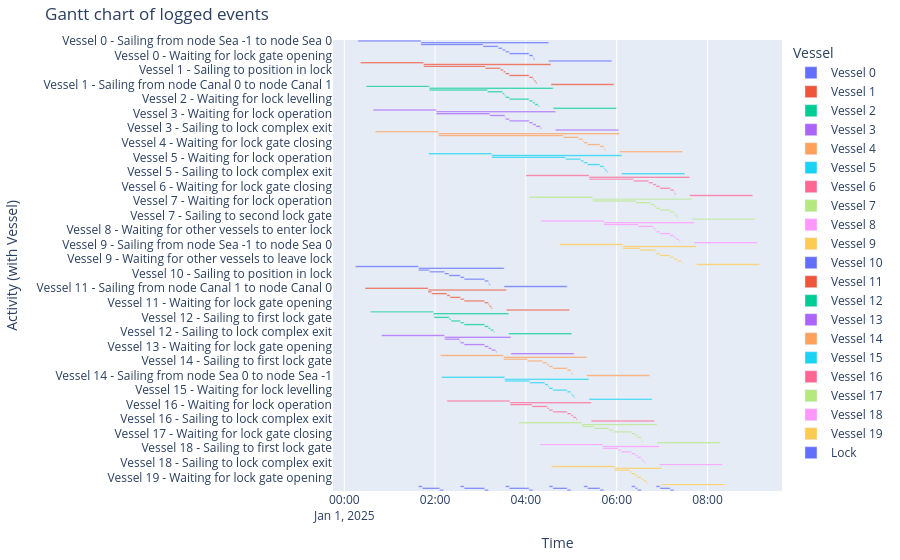

Write notebook code for a chart like this one.
### Markdown cell above
#### Gantt chart of event table

### Code cell
df_eventtable = logbook2eventtable([*vessels, lock_chamber])
fig = generate_vessel_gantt_chart(df_eventtable)

### Figure 1 — Plotly figure (JSON) as saved in the notebook; plotly's stock layout.template omitted (floating-point values rounded to 4 significant figures)
{"data": [{"base": ["2025-01-01T00:17:55.000000", "2025-01-01T01:41:15.000000", "2025-01-01T01:41:15.000000", "2025-01-01T03:03:18.000000", "2025-01-01T03:23:18.000000", "2025-01-01T03:28:58.000000", "2025-01-01T03:33:06.000000", "2025-01-01T03:38:06.000000", "2025-01-01T04:04:16.000000", "2025-01-01T04:09:16.000000", "2025-01-01T04:10:05.000000", "2025-01-01T04:30:05.000000"], "hovertemplate": "object name=Vessel 0<br>start time=%{base}<br>stop time=%{x}<br>activity label=%{y}<extra></extra>", "legendgroup": "Vessel 0", "marker": {"color": "#636efa", "pattern": {"shape": ""}}, "name": "Vessel 0", "orientation": "h", "showlegend": true, "textposition": "auto", "type": "bar", "x": [5000000, 10130000, 4923000, 1200000, 340000, 248000, 300000, 1570000, 300000, 49000, 92000, 5000000], "xaxis": "x", "y": ["Vessel 0 - Sailing from node Sea -1 to node Sea 0", "Vessel 0 - Sailing from node Sea 0 to node Canal 0", "Vessel 0 - Waiting for lock operation", "Vessel 0 - Sailing to first lock gate", "Vessel 0 - Sailing to position in lock", "Vessel 0 - Waiting for other vessels to enter lock", "Vessel 0 - Waiting for lock gate closing", "Vessel 0 - Waiting for lock levelling", "Vessel 0 - Waiting for lock gate opening", "Vessel 0 - Sailing to second lock gate", "Vessel 0 - Sailing to lock complex exit", "Vessel 0 - Sailing from node Canal 0 to node Canal 1"], "yaxis": "y"}, {"base": ["2025-01-01T00:21:25.000000", "2025-01-01T01:44:45.000000", "2025-01-01T01:44:45.000000", "2025-01-01T03:06:18.000000", "2025-01-01T03:26:18.000000", "2025-01-01T03:30:21.000000", "2025-01-01T03:33:06.000000", "2025-01-01T03:38:06.000000", "2025-01-01T04:04:16.000000", "2025-01-01T04:09:16.000000", "2025-01-01T04:10:39.000000", "2025-01-01T04:13:05.000000", "2025-01-01T04:33:05.000000"], "hovertemplate": "object name=Vessel 1<br>start time=%{base}<br>stop time=%{x}<br>activity label=%{y}<extra></extra>", "legendgroup": "Vessel 1", "marker": {"color": "#EF553B", "pattern": {"shape": ""}}, "name": "Vessel 1", "orientation": "h", "showlegend": true, "textposition": "auto", "type": "bar", "x": [5000000, 10100000, 4893000, 1200000, 243000, 165000, 300000, 1570000, 300000, 83000, 146000, 92000, 5000000], "xaxis": "x", "y": ["Vessel 1 - Sailing from node Sea -1 to node Sea 0", "Vessel 1 - Sailing from node Sea 0 to node Canal 0", "Vessel 1 - Waiting for lock operation", "Vessel 1 - Sailing to first lock gate", "Vessel 1 - Sailing to position in lock", "Vessel 1 - Waiting for other vessels to enter lock", "Vessel 1 - Waiting for lock gate closing", "Vessel 1 - Waiting for lock levelling", "Vessel 1 - Waiting for lock gate opening", "Vessel 1 - Waiting for other vessels to leave lock", "Vessel 1 - Sailing to second lock gate", "Vessel 1 - Sailing to lock complex exit", "Vessel 1 - Sailing from node Canal 0 to node Canal 1"], "yaxis": "y"}, {"base": ["2025-01-01T00:28:58.000000", "2025-01-01T01:52:18.000000", "2025-01-01T01:52:18.000000", "2025-01-01T03:09:18.000000", "2025-01-01T03:29:18.000000", "2025-01-01T03:31:43.000000", "2025-01-01T03:33:06.000000", "2025-01-01T03:38:06.000000", "2025-01-01T04:04:16.000000", "2025-01-01T04:09:16.000000", "2025-01-01T04:12:02.000000", "2025-01-01T04:16:05.000000", "2025-01-01T04:36:05.000000"], "hovertemplate": "object name=Vessel 2<br>start time=%{base}<br>stop time=%{x}<br>activity label=%{y}<extra></extra>", "legendgroup": "Vessel 2", "marker": {"color": "#00cc96", "pattern": {"shape": ""}}, "name": "Vessel 2", "orientation": "h", "showlegend": true, "textposition": "auto", "type": "bar", "x": [5000000, 9827000, 4620000, 1200000, 145000, 83000, 300000, 1570000, 300000, 166000, 243000, 92000, 5000000], "xaxis": "x", "y": ["Vessel 2 - Sailing from node Sea -1 to node Sea 0", "Vessel 2 - Sailing from node Sea 0 to node Canal 0", "Vessel 2 - Waiting for lock operation", "Vessel 2 - Sailing to first lock gate", "Vessel 2 - Sailing to position in lock", "Vessel 2 - Waiting for other vessels to enter lock", "Vessel 2 - Waiting for lock gate closing", "Vessel 2 - Waiting for lock levelling", "Vessel 2 - Waiting for lock gate opening", "Vessel 2 - Waiting for other vessels to leave lock", "Vessel 2 - Sailing to second lock gate", "Vessel 2 - Sailing to lock complex exit", "Vessel 2 - Sailing from node Canal 0 to node Canal 1"], "yaxis": "y"}, {"base": ["2025-01-01T00:38:13.000000", "2025-01-01T02:01:33.000000", "2025-01-01T02:01:33.000000", "2025-01-01T03:12:18.000000", "2025-01-01T03:32:18.000000", "2025-01-01T03:33:06.000000", "2025-01-01T03:38:06.000000", "2025-01-01T04:04:16.000000", "2025-01-01T04:09:16.000000", "2025-01-01T04:13:25.000000", "2025-01-01T04:19:05.000000", "2025-01-01T04:39:05.000000"], "hovertemplate": "object name=Vessel 3<br>start time=%{base}<br>stop time=%{x}<br>activity label=%{y}<extra></extra>", "legendgroup": "Vessel 3", "marker": {"color": "#ab63fa", "pattern": {"shape": ""}}, "name": "Vessel 3", "orientation": "h", "showlegend": true, "textposition": "auto", "type": "bar", "x": [5000000, 9452000, 4245000, 1200000, 48000, 300000, 1570000, 300000, 249000, 340000, 92000, 5000000], "xaxis": "x", "y": ["Vessel 3 - Sailing from node Sea -1 to node Sea 0", "Vessel 3 - Sailing from node Sea 0 to node Canal 0", "Vessel 3 - Waiting for lock operation", "Vessel 3 - Sailing to first lock gate", "Vessel 3 - Sailing to position in lock", "Vessel 3 - Waiting for lock gate closing", "Vessel 3 - Waiting for lock levelling", "Vessel 3 - Waiting for lock gate opening", "Vessel 3 - Waiting for other vessels to leave lock", "Vessel 3 - Sailing to second lock gate", "Vessel 3 - Sailing to lock complex exit", "Vessel 3 - Sailing from node Canal 0 to node Canal 1"], "yaxis": "y"}, {"base": ["2025-01-01T00:40:58.000000", "2025-01-01T02:04:18.000000", "2025-01-01T02:04:18.000000", "2025-01-01T04:49:29.000000", "2025-01-01T05:09:29.000000", "2025-01-01T05:15:09.000000", "2025-01-01T05:16:32.000000", "2025-01-01T05:21:32.000000", "2025-01-01T05:37:52.000000", "2025-01-01T05:42:52.000000", "2025-01-01T05:43:41.000000", "2025-01-01T06:03:41.000000"], "hovertemplate": "object name=Vessel 4<br>start time=%{base}<br>stop time=%{x}<br>activity label=%{y}<extra></extra>", "legendgroup": "Vessel 4", "marker": {"color": "#FFA15A", "pattern": {"shape": ""}}, "name": "Vessel 4", "orientation": "h", "showlegend": true, "textposition": "auto", "type": "bar", "x": [5000000, 14363000, 9911000, 1200000, 340000, 83000, 300000, 980000, 300000, 49000, 92000, 5000000], "xaxis": "x", "y": ["Vessel 4 - Sailing from node Sea -1 to node Sea 0", "Vessel 4 - Sailing from node Sea 0 to node Canal 0", "Vessel 4 - Waiting for lock operation", "Vessel 4 - Sailing to first lock gate", "Vessel 4 - Sailing to position in lock", "Vessel 4 - Waiting for other vessels to enter lock", "Vessel 4 - Waiting for lock gate closing", "Vessel 4 - Waiting for lock levelling", "Vessel 4 - Waiting for lock gate opening", "Vessel 4 - Sailing to second lock gate", "Vessel 4 - Sailing to lock complex exit", "Vessel 4 - Sailing from node Canal 0 to node Canal 1"], "yaxis": "y"}, {"base": ["2025-01-01T01:51:31.000000", "2025-01-01T03:14:51.000000", "2025-01-01T03:14:51.000000", "2025-01-01T04:52:29.000000", "2025-01-01T05:12:29.000000", "2025-01-01T05:16:32.000000", "2025-01-01T05:21:32.000000", "2025-01-01T05:37:52.000000", "2025-01-01T05:42:52.000000", "2025-01-01T05:44:15.000000", "2025-01-01T05:46:41.000000", "2025-01-01T06:06:41.000000"], "hovertemplate": "object name=Vessel 5<br>start time=%{base}<br>stop time=%{x}<br>activity label=%{y}<extra></extra>", "legendgroup": "Vessel 5", "marker": {"color": "#19d3f3", "pattern": {"shape": ""}}, "name": "Vessel 5", "orientation": "h", "showlegend": true, "textposition": "auto", "type": "bar", "x": [5000000, 10310000, 5858000, 1200000, 243000, 300000, 980000, 300000, 83000, 146000, 92000, 5000000], "xaxis": "x", "y": ["Vessel 5 - Sailing from node Sea -1 to node Sea 0", "Vessel 5 - Sailing from node Sea 0 to node Canal 0", "Vessel 5 - Waiting for lock operation", "Vessel 5 - Sailing to first lock gate", "Vessel 5 - Sailing to position in lock", "Vessel 5 - Waiting for lock gate closing", "Vessel 5 - Waiting for lock levelling", "Vessel 5 - Waiting for lock gate opening", "Vessel 5 - Waiting for other vessels to leave lock", "Vessel 5 - Sailing to second lock gate", "Vessel 5 - Sailing to lock complex exit", "Vessel 5 - Sailing from node Canal 0 to node Canal 1"], "yaxis": "y"}, {"base": ["2025-01-01T04:00:10.000000", "2025-01-01T05:23:30.000000", "2025-01-01T05:23:30.000000", "2025-01-01T06:22:21.000000", "2025-01-01T06:42:21.000000", "2025-01-01T06:48:01.000000", "2025-01-01T06:52:10.000000", "2025-01-01T06:57:10.000000", "2025-01-01T07:10:40.000000", "2025-01-01T07:15:40.000000", "2025-01-01T07:16:28.000000", "2025-01-01T07:36:28.000000"], "hovertemplate": "object name=Vessel 6<br>start time=%{base}<br>stop time=%{x}<br>activity label=%{y}<extra></extra>", "legendgroup": "Vessel 6", "marker": {"color": "#FF6692", "pattern": {"shape": ""}}, "name": "Vessel 6", "orientation": "h", "showlegend": true, "textposition": "auto", "type": "bar", "x": [5000000, 7978000, 3531000, 1200000, 340000, 249000, 300000, 810000, 300000, 48000, 93000, 5000000], "xaxis": "x", "y": ["Vessel 6 - Sailing from node Sea -1 to node Sea 0", "Vessel 6 - Sailing from node Sea 0 to node Canal 0", "Vessel 6 - Waiting for lock operation", "Vessel 6 - Sailing to first lock gate", "Vessel 6 - Sailing to position in lock", "Vessel 6 - Waiting for other vessels to enter lock", "Vessel 6 - Waiting for lock gate closing", "Vessel 6 - Waiting for lock levelling", "Vessel 6 - Waiting for lock gate opening", "Vessel 6 - Sailing to second lock gate", "Vessel 6 - Sailing to lock complex exit", "Vessel 6 - Sailing from node Canal 0 to node Canal 1"], "yaxis": "y"}, {"base": ["2025-01-01T04:04:49.000000", "2025-01-01T05:28:09.000000", "2025-01-01T05:28:09.000000", "2025-01-01T06:25:21.000000", "2025-01-01T06:45:21.000000", "2025-01-01T06:49:24.000000", "2025-01-01T06:52:10.000000", "2025-01-01T06:57:10.000000", "2025-01-01T07:10:40.000000", "2025-01-01T07:15:40.000000", "2025-01-01T07:17:03.000000", "2025-01-01T07:19:28.000000", "2025-01-01T07:39:28.000000"], "hovertemplate": "object name=Vessel 7<br>start time=%{base}<br>stop time=%{x}<br>activity label=%{y}<extra></extra>", "legendgroup": "Vessel 7", "marker": {"color": "#B6E880", "pattern": {"shape": ""}}, "name": "Vessel 7", "orientation": "h", "showlegend": true, "textposition": "auto", "type": "bar", "x": [5000000, 7879000, 3432000, 1200000, 243000, 166000, 300000, 810000, 300000, 83000, 145000, 93000, 5000000], "xaxis": "x", "y": ["Vessel 7 - Sailing from node Sea -1 to node Sea 0", "Vessel 7 - Sailing from node Sea 0 to node Canal 0", "Vessel 7 - Waiting for lock operation", "Vessel 7 - Sailing to first lock gate", "Vessel 7 - Sailing to position in lock", "Vessel 7 - Waiting for other vessels to enter lock", "Vessel 7 - Waiting for lock gate closing", "Vessel 7 - Waiting for lock levelling", "Vessel 7 - Waiting for lock gate opening", "Vessel 7 - Waiting for other vessels to leave lock", "Vessel 7 - Sailing to second lock gate", "Vessel 7 - Sailing to lock complex exit", "Vessel 7 - Sailing from node Canal 0 to node Canal 1"], "yaxis": "y"}, {"base": ["2025-01-01T04:19:44.000000", "2025-01-01T05:43:04.000000", "2025-01-01T05:43:04.000000", "2025-01-01T06:28:21.000000", "2025-01-01T06:48:21.000000", "2025-01-01T06:50:47.000000", "2025-01-01T06:52:10.000000", "2025-01-01T06:57:10.000000", "2025-01-01T07:10:40.000000", "2025-01-01T07:15:40.000000", "2025-01-01T07:18:25.000000", "2025-01-01T07:22:28.000000", "2025-01-01T07:42:28.000000"], "hovertemplate": "object name=Vessel 8<br>start time=%{base}<br>stop time=%{x}<br>activity label=%{y}<extra></extra>", "legendgroup": "Vessel 8", "marker": {"color": "#FF97FF", "pattern": {"shape": ""}}, "name": "Vessel 8", "orientation": "h", "showlegend": true, "textposition": "auto", "type": "bar", "x": [5000000, 7164000, 2717000, 1200000, 146000, 83000, 300000, 810000, 300000, 165000, 243000, 93000, 5000000], "xaxis": "x", "y": ["Vessel 8 - Sailing from node Sea -1 to node Sea 0", "Vessel 8 - Sailing from node Sea 0 to node Canal 0", "Vessel 8 - Waiting for lock operation", "Vessel 8 - Sailing to first lock gate", "Vessel 8 - Sailing to position in lock", "Vessel 8 - Waiting for other vessels to enter lock", "Vessel 8 - Waiting for lock gate closing", "Vessel 8 - Waiting for lock levelling", "Vessel 8 - Waiting for lock gate opening", "Vessel 8 - Waiting for other vessels to leave lock", "Vessel 8 - Sailing to second lock gate", "Vessel 8 - Sailing to lock complex exit", "Vessel 8 - Sailing from node Canal 0 to node Canal 1"], "yaxis": "y"}, {"base": ["2025-01-01T04:44:32.000000", "2025-01-01T06:07:52.000000", "2025-01-01T06:07:52.000000", "2025-01-01T06:31:21.000000", "2025-01-01T06:51:21.000000", "2025-01-01T06:52:10.000000", "2025-01-01T06:57:10.000000", "2025-01-01T07:10:40.000000", "2025-01-01T07:15:40.000000", "2025-01-01T07:19:48.000000", "2025-01-01T07:25:28.000000", "2025-01-01T07:45:28.000000"], "hovertemplate": "object name=Vessel 9<br>start time=%{base}<br>stop time=%{x}<br>activity label=%{y}<extra></extra>", "legendgroup": "Vessel 9", "marker": {"color": "#FECB52", "pattern": {"shape": ""}}, "name": "Vessel 9", "orientation": "h", "showlegend": true, "textposition": "auto", "type": "bar", "x": [5000000, 5856000, 1409000, 1200000, 49000, 300000, 810000, 300000, 248000, 340000, 93000, 5000000], "xaxis": "x", "y": ["Vessel 9 - Sailing from node Sea -1 to node Sea 0", "Vessel 9 - Sailing from node Sea 0 to node Canal 0", "Vessel 9 - Waiting for lock operation", "Vessel 9 - Sailing to first lock gate", "Vessel 9 - Sailing to position in lock", "Vessel 9 - Waiting for lock gate closing", "Vessel 9 - Waiting for lock levelling", "Vessel 9 - Waiting for lock gate opening", "Vessel 9 - Waiting for other vessels to leave lock", "Vessel 9 - Sailing to second lock gate", "Vessel 9 - Sailing to lock complex exit", "Vessel 9 - Sailing from node Canal 0 to node Canal 1"], "yaxis": "y"}, {"base": ["2025-01-01T00:14:44.000000", "2025-01-01T01:38:04.000000", "2025-01-01T01:38:04.000000", "2025-01-01T01:52:37.000000", "2025-01-01T02:12:37.000000", "2025-01-01T02:18:17.000000", "2025-01-01T02:33:24.000000", "2025-01-01T02:38:24.000000", "2025-01-01T03:05:24.000000", "2025-01-01T03:10:24.000000", "2025-01-01T03:11:13.000000", "2025-01-01T03:31:13.000000"], "hovertemplate": "object name=Vessel 10<br>start time=%{base}<br>stop time=%{x}<br>activity label=%{y}<extra></extra>", "legendgroup": "Vessel 10", "marker": {"color": "#636efa", "pattern": {"shape": ""}}, "name": "Vessel 10", "orientation": "h", "showlegend": true, "textposition": "auto", "type": "bar", "x": [5000000, 6789000, 873000, 1200000, 340000, 907000, 300000, 1620000, 300000, 49000, 92000, 5000000], "xaxis": "x", "y": ["Vessel 10 - Sailing from node Canal 1 to node Canal 0", "Vessel 10 - Sailing from node Canal 0 to node Sea 0", "Vessel 10 - Waiting for lock operation", "Vessel 10 - Sailing to first lock gate", "Vessel 10 - Sailing to position in lock", "Vessel 10 - Waiting for other vessels to enter lock", "Vessel 10 - Waiting for lock gate closing", "Vessel 10 - Waiting for lock levelling", "Vessel 10 - Waiting for lock gate opening", "Vessel 10 - Sailing to second lock gate", "Vessel 10 - Sailing to lock complex exit", "Vessel 10 - Sailing from node Sea 0 to node Sea -1"], "yaxis": "y"}, {"base": ["2025-01-01T00:27:21.000000", "2025-01-01T01:50:41.000000", "2025-01-01T01:50:41.000000", "2025-01-01T01:55:37.000000", "2025-01-01T02:15:37.000000", "2025-01-01T02:19:40.000000", "2025-01-01T02:33:24.000000", "2025-01-01T02:38:24.000000", "2025-01-01T03:05:24.000000", "2025-01-01T03:10:24.000000", "2025-01-01T03:11:47.000000", "2025-01-01T03:14:13.000000", "2025-01-01T03:34:13.000000"], "hovertemplate": "object name=Vessel 11<br>start time=%{base}<br>stop time=%{x}<br>activity label=%{y}<extra></extra>", "legendgroup": "Vessel 11", "marker": {"color": "#EF553B", "pattern": {"shape": ""}}, "name": "Vessel 11", "orientation": "h", "showlegend": true, "textposition": "auto", "type": "bar", "x": [5000000, 6212000, 296000, 1200000, 243000, 824000, 300000, 1620000, 300000, 83000, 146000, 92000, 5000000], "xaxis": "x", "y": ["Vessel 11 - Sailing from node Canal 1 to node Canal 0", "Vessel 11 - Sailing from node Canal 0 to node Sea 0", "Vessel 11 - Waiting for lock operation", "Vessel 11 - Sailing to first lock gate", "Vessel 11 - Sailing to position in lock", "Vessel 11 - Waiting for other vessels to enter lock", "Vessel 11 - Waiting for lock gate closing", "Vessel 11 - Waiting for lock levelling", "Vessel 11 - Waiting for lock gate opening", "Vessel 11 - Waiting for other vessels to leave lock", "Vessel 11 - Sailing to second lock gate", "Vessel 11 - Sailing to lock complex exit", "Vessel 11 - Sailing from node Sea 0 to node Sea -1"], "yaxis": "y"}, {"base": ["2025-01-01T00:34:27.000000", "2025-01-01T01:57:47.000000", "2025-01-01T01:57:47.000000", "2025-01-01T01:58:37.000000", "2025-01-01T02:18:37.000000", "2025-01-01T02:21:03.000000", "2025-01-01T02:33:24.000000", "2025-01-01T02:38:24.000000", "2025-01-01T03:05:24.000000", "2025-01-01T03:10:24.000000", "2025-01-01T03:13:10.000000", "2025-01-01T03:17:13.000000", "2025-01-01T03:37:13.000000"], "hovertemplate": "object name=Vessel 12<br>start time=%{base}<br>stop time=%{x}<br>activity label=%{y}<extra></extra>", "legendgroup": "Vessel 12", "marker": {"color": "#00cc96", "pattern": {"shape": ""}}, "name": "Vessel 12", "orientation": "h", "showlegend": true, "textposition": "auto", "type": "bar", "x": [5000000, 5966000, 50000, 1200000, 146000, 741000, 300000, 1620000, 300000, 166000, 243000, 92000, 5000000], "xaxis": "x", "y": ["Vessel 12 - Sailing from node Canal 1 to node Canal 0", "Vessel 12 - Sailing from node Canal 0 to node Sea 0", "Vessel 12 - Waiting for lock operation", "Vessel 12 - Sailing to first lock gate", "Vessel 12 - Sailing to position in lock", "Vessel 12 - Waiting for other vessels to enter lock", "Vessel 12 - Waiting for lock gate closing", "Vessel 12 - Waiting for lock levelling", "Vessel 12 - Waiting for lock gate opening", "Vessel 12 - Waiting for other vessels to leave lock", "Vessel 12 - Sailing to second lock gate", "Vessel 12 - Sailing to lock complex exit", "Vessel 12 - Sailing from node Sea 0 to node Sea -1"], "yaxis": "y"}, {"base": ["2025-01-01T00:49:15.000000", "2025-01-01T02:12:35.000000", "2025-01-01T02:12:35.000000", "2025-01-01T02:32:35.000000", "2025-01-01T02:33:24.000000", "2025-01-01T02:38:24.000000", "2025-01-01T03:05:24.000000", "2025-01-01T03:10:24.000000", "2025-01-01T03:14:32.000000", "2025-01-01T03:20:13.000000", "2025-01-01T03:40:13.000000"], "hovertemplate": "object name=Vessel 13<br>start time=%{base}<br>stop time=%{x}<br>activity label=%{y}<extra></extra>", "legendgroup": "Vessel 13", "marker": {"color": "#ab63fa", "pattern": {"shape": ""}}, "name": "Vessel 13", "orientation": "h", "showlegend": true, "textposition": "auto", "type": "bar", "x": [5000000, 5258000, 1200000, 49000, 300000, 1620000, 300000, 248000, 341000, 92000, 5000000], "xaxis": "x", "y": ["Vessel 13 - Sailing from node Canal 1 to node Canal 0", "Vessel 13 - Sailing from node Canal 0 to node Sea 0", "Vessel 13 - Sailing to first lock gate", "Vessel 13 - Sailing to position in lock", "Vessel 13 - Waiting for lock gate closing", "Vessel 13 - Waiting for lock levelling", "Vessel 13 - Waiting for lock gate opening", "Vessel 13 - Waiting for other vessels to leave lock", "Vessel 13 - Sailing to second lock gate", "Vessel 13 - Sailing to lock complex exit", "Vessel 13 - Sailing from node Sea 0 to node Sea -1"], "yaxis": "y"}, {"base": ["2025-01-01T02:07:07.000000", "2025-01-01T03:30:27.000000", "2025-01-01T03:30:27.000000", "2025-01-01T04:02:10.000000", "2025-01-01T04:22:10.000000", "2025-01-01T04:27:50.000000", "2025-01-01T04:30:36.000000", "2025-01-01T04:35:36.000000", "2025-01-01T04:54:36.000000", "2025-01-01T04:59:36.000000", "2025-01-01T05:00:24.000000", "2025-01-01T05:20:24.000000"], "hovertemplate": "object name=Vessel 14<br>start time=%{base}<br>stop time=%{x}<br>activity label=%{y}<extra></extra>", "legendgroup": "Vessel 14", "marker": {"color": "#FFA15A", "pattern": {"shape": ""}}, "name": "Vessel 14", "orientation": "h", "showlegend": true, "textposition": "auto", "type": "bar", "x": [5000000, 6597000, 1903000, 1200000, 340000, 166000, 300000, 1140000, 300000, 48000, 93000, 5000000], "xaxis": "x", "y": ["Vessel 14 - Sailing from node Canal 1 to node Canal 0", "Vessel 14 - Sailing from node Canal 0 to node Sea 0", "Vessel 14 - Waiting for lock operation", "Vessel 14 - Sailing to first lock gate", "Vessel 14 - Sailing to position in lock", "Vessel 14 - Waiting for other vessels to enter lock", "Vessel 14 - Waiting for lock gate closing", "Vessel 14 - Waiting for lock levelling", "Vessel 14 - Waiting for lock gate opening", "Vessel 14 - Sailing to second lock gate", "Vessel 14 - Sailing to lock complex exit", "Vessel 14 - Sailing from node Sea 0 to node Sea -1"], "yaxis": "y"}, {"base": ["2025-01-01T02:08:36.000000", "2025-01-01T03:31:56.000000", "2025-01-01T03:31:56.000000", "2025-01-01T04:05:10.000000", "2025-01-01T04:25:10.000000", "2025-01-01T04:29:13.000000", "2025-01-01T04:30:36.000000", "2025-01-01T04:35:36.000000", "2025-01-01T04:54:36.000000", "2025-01-01T04:59:36.000000", "2025-01-01T05:00:58.000000", "2025-01-01T05:03:24.000000", "2025-01-01T05:23:24.000000"], "hovertemplate": "object name=Vessel 15<br>start time=%{base}<br>stop time=%{x}<br>activity label=%{y}<extra></extra>", "legendgroup": "Vessel 15", "marker": {"color": "#19d3f3", "pattern": {"shape": ""}}, "name": "Vessel 15", "orientation": "h", "showlegend": true, "textposition": "auto", "type": "bar", "x": [5000000, 6688000, 1994000, 1200000, 243000, 83000, 300000, 1140000, 300000, 82000, 146000, 93000, 5000000], "xaxis": "x", "y": ["Vessel 15 - Sailing from node Canal 1 to node Canal 0", "Vessel 15 - Sailing from node Canal 0 to node Sea 0", "Vessel 15 - Waiting for lock operation", "Vessel 15 - Sailing to first lock gate", "Vessel 15 - Sailing to position in lock", "Vessel 15 - Waiting for other vessels to enter lock", "Vessel 15 - Waiting for lock gate closing", "Vessel 15 - Waiting for lock levelling", "Vessel 15 - Waiting for lock gate opening", "Vessel 15 - Waiting for other vessels to leave lock", "Vessel 15 - Sailing to second lock gate", "Vessel 15 - Sailing to lock complex exit", "Vessel 15 - Sailing from node Sea 0 to node Sea -1"], "yaxis": "y"}, {"base": ["2025-01-01T02:15:36.000000", "2025-01-01T03:38:56.000000", "2025-01-01T03:38:56.000000", "2025-01-01T04:08:10.000000", "2025-01-01T04:28:10.000000", "2025-01-01T04:30:36.000000", "2025-01-01T04:35:36.000000", "2025-01-01T04:54:36.000000", "2025-01-01T04:59:36.000000", "2025-01-01T05:02:21.000000", "2025-01-01T05:06:24.000000", "2025-01-01T05:26:24.000000"], "hovertemplate": "object name=Vessel 16<br>start time=%{base}<br>stop time=%{x}<br>activity label=%{y}<extra></extra>", "legendgroup": "Vessel 16", "marker": {"color": "#FF6692", "pattern": {"shape": ""}}, "name": "Vessel 16", "orientation": "h", "showlegend": true, "textposition": "auto", "type": "bar", "x": [5000000, 6448000, 1754000, 1200000, 146000, 300000, 1140000, 300000, 165000, 243000, 93000, 5000000], "xaxis": "x", "y": ["Vessel 16 - Sailing from node Canal 1 to node Canal 0", "Vessel 16 - Sailing from node Canal 0 to node Sea 0", "Vessel 16 - Waiting for lock operation", "Vessel 16 - Sailing to first lock gate", "Vessel 16 - Sailing to position in lock", "Vessel 16 - Waiting for lock gate closing", "Vessel 16 - Waiting for lock levelling", "Vessel 16 - Waiting for lock gate opening", "Vessel 16 - Waiting for other vessels to leave lock", "Vessel 16 - Sailing to second lock gate", "Vessel 16 - Sailing to lock complex exit", "Vessel 16 - Sailing from node Sea 0 to node Sea -1"], "yaxis": "y"}, {"base": ["2025-01-01T03:50:31.000000", "2025-01-01T05:13:51.000000", "2025-01-01T05:13:51.000000", "2025-01-01T05:29:46.000000", "2025-01-01T05:49:46.000000", "2025-01-01T05:55:26.000000", "2025-01-01T06:19:38.000000", "2025-01-01T06:24:38.000000", "2025-01-01T06:27:28.000000", "2025-01-01T06:32:28.000000", "2025-01-01T06:33:16.000000", "2025-01-01T06:53:16.000000"], "hovertemplate": "object name=Vessel 17<br>start time=%{base}<br>stop time=%{x}<br>activity label=%{y}<extra></extra>", "legendgroup": "Vessel 17", "marker": {"color": "#B6E880", "pattern": {"shape": ""}}, "name": "Vessel 17", "orientation": "h", "showlegend": true, "textposition": "auto", "type": "bar", "x": [5000000, 5965000, 955000, 1200000, 340000, 1452000, 300000, 170000, 300000, 48000, 93000, 5000000], "xaxis": "x", "y": ["Vessel 17 - Sailing from node Canal 1 to node Canal 0", "Vessel 17 - Sailing from node Canal 0 to node Sea 0", "Vessel 17 - Waiting for lock operation", "Vessel 17 - Sailing to first lock gate", "Vessel 17 - Sailing to position in lock", "Vessel 17 - Waiting for other vessels to enter lock", "Vessel 17 - Waiting for lock gate closing", "Vessel 17 - Waiting for lock levelling", "Vessel 17 - Waiting for lock gate opening", "Vessel 17 - Sailing to second lock gate", "Vessel 17 - Sailing to lock complex exit", "Vessel 17 - Sailing from node Sea 0 to node Sea -1"], "yaxis": "y"}, {"base": ["2025-01-01T04:18:29.000000", "2025-01-01T05:41:49.000000", "2025-01-01T05:41:49.000000", "2025-01-01T06:01:49.000000", "2025-01-01T06:05:52.000000", "2025-01-01T06:19:38.000000", "2025-01-01T06:24:38.000000", "2025-01-01T06:27:28.000000", "2025-01-01T06:32:28.000000", "2025-01-01T06:33:50.000000", "2025-01-01T06:36:16.000000", "2025-01-01T06:56:16.000000"], "hovertemplate": "object name=Vessel 18<br>start time=%{base}<br>stop time=%{x}<br>activity label=%{y}<extra></extra>", "legendgroup": "Vessel 18", "marker": {"color": "#FF97FF", "pattern": {"shape": ""}}, "name": "Vessel 18", "orientation": "h", "showlegend": true, "textposition": "auto", "type": "bar", "x": [5000000, 4467000, 1200000, 243000, 826000, 300000, 170000, 300000, 82000, 146000, 93000, 5000000], "xaxis": "x", "y": ["Vessel 18 - Sailing from node Canal 1 to node Canal 0", "Vessel 18 - Sailing from node Canal 0 to node Sea 0", "Vessel 18 - Sailing to first lock gate", "Vessel 18 - Sailing to position in lock", "Vessel 18 - Waiting for other vessels to enter lock", "Vessel 18 - Waiting for lock gate closing", "Vessel 18 - Waiting for lock levelling", "Vessel 18 - Waiting for lock gate opening", "Vessel 18 - Waiting for other vessels to leave lock", "Vessel 18 - Sailing to second lock gate", "Vessel 18 - Sailing to lock complex exit", "Vessel 18 - Sailing from node Sea 0 to node Sea -1"], "yaxis": "y"}, {"base": ["2025-01-01T04:33:52.000000", "2025-01-01T05:57:12.000000", "2025-01-01T05:57:12.000000", "2025-01-01T06:17:12.000000", "2025-01-01T06:19:38.000000", "2025-01-01T06:24:38.000000", "2025-01-01T06:27:28.000000", "2025-01-01T06:32:28.000000", "2025-01-01T06:35:13.000000", "2025-01-01T06:39:16.000000", "2025-01-01T06:59:16.000000"], "hovertemplate": "object name=Vessel 19<br>start time=%{base}<br>stop time=%{x}<br>activity label=%{y}<extra></extra>", "legendgroup": "Vessel 19", "marker": {"color": "#FECB52", "pattern": {"shape": ""}}, "name": "Vessel 19", "orientation": "h", "showlegend": true, "textposition": "auto", "type": "bar", "x": [5000000, 3724000, 1200000, 146000, 300000, 170000, 300000, 165000, 243000, 93000, 5000000], "xaxis": "x", "y": ["Vessel 19 - Sailing from node Canal 1 to node Canal 0", "Vessel 19 - Sailing from node Canal 0 to node Sea 0", "Vessel 19 - Sailing to first lock gate", "Vessel 19 - Sailing to position in lock", "Vessel 19 - Waiting for lock gate closing", "Vessel 19 - Waiting for lock levelling", "Vessel 19 - Waiting for lock gate opening", "Vessel 19 - Waiting for other vessels to leave lock", "Vessel 19 - Sailing to second lock gate", "Vessel 19 - Sailing to lock complex exit", "Vessel 19 - Sailing from node Sea 0 to node Sea -1"], "yaxis": "y"}, {"base": ["2025-01-01T01:38:04.000000", "2025-01-01T01:43:04.000000", "2025-01-01T02:06:04.000000", "2025-01-01T02:33:24.000000", "2025-01-01T02:38:24.000000", "2025-01-01T03:05:24.000000", "2025-01-01T03:33:06.000000", "2025-01-01T03:38:06.000000", "2025-01-01T04:04:16.000000", "2025-01-01T04:30:36.000000", "2025-01-01T04:35:36.000000", "2025-01-01T04:54:36.000000", "2025-01-01T05:16:32.000000", "2025-01-01T05:21:32.000000", "2025-01-01T05:37:52.000000", "2025-01-01T06:19:38.000000", "2025-01-01T06:24:38.000000", "2025-01-01T06:27:28.000000", "2025-01-01T06:52:10.000000", "2025-01-01T06:57:10.000000", "2025-01-01T07:10:40.000000"], "hovertemplate": "object name=Lock<br>start time=%{base}<br>stop time=%{x}<br>activity label=%{y}<extra></extra>", "legendgroup": "Lock", "marker": {"color": "#636efa", "pattern": {"shape": ""}}, "name": "Lock", "orientation": "h", "showlegend": true, "textposition": "auto", "type": "bar", "x": [300000, 1380000, 300000, 300000, 1620000, 300000, 300000, 1570000, 300000, 300000, 1140000, 300000, 300000, 980000, 300000, 300000, 170000, 300000, 300000, 810000, 300000], "xaxis": "x", "y": ["Lock - Lock gate closing", "Lock - Lock levelling", "Lock - Lock gate opening", "Lock - Lock gate closing", "Lock - Lock levelling", "Lock - Lock gate opening", "Lock - Lock gate closing", "Lock - Lock levelling", "Lock - Lock gate opening", "Lock - Lock gate closing", "Lock - Lock levelling", "Lock - Lock gate opening", "Lock - Lock gate closing", "Lock - Lock levelling", "Lock - Lock gate opening", "Lock - Lock gate closing", "Lock - Lock levelling", "Lock - Lock gate opening", "Lock - Lock gate closing", "Lock - Lock levelling", "Lock - Lock gate opening"], "yaxis": "y"}], "layout": {"barmode": "overlay", "legend": {"title": {"text": "Vessel"}, "tracegroupgap": 0}, "margin": {"b": 20, "l": 20, "r": 20, "t": 40}, "title": {"text": "Gantt chart of logged events"}, "xaxis": {"anchor": "y", "domain": [0, 1], "title": {"text": "Time"}, "type": "date"}, "yaxis": {"anchor": "x", "autorange": "reversed", "domain": [0, 1], "title": {"text": "Activity (with Vessel)"}}}}
